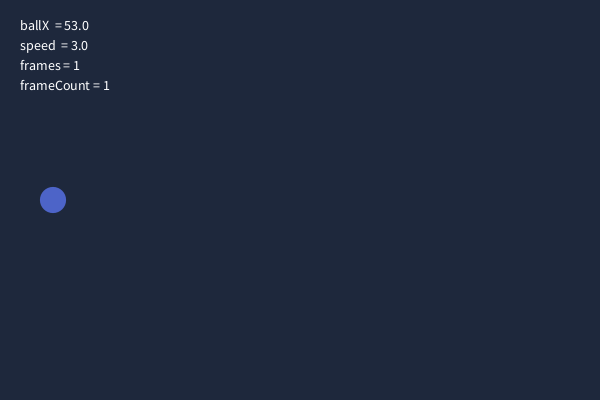
Frame 1 (no input)
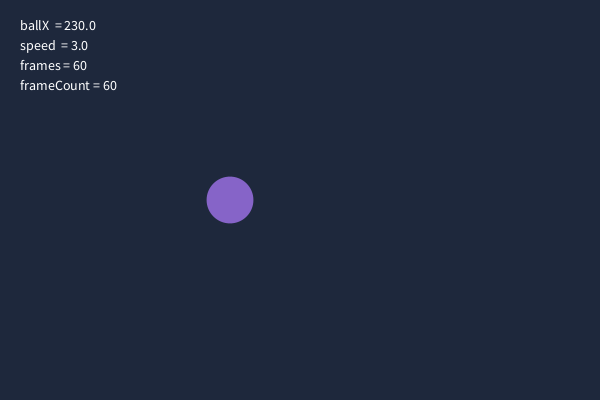
Frame 60 (the mouse pressed at the canvas centre just before this capture)
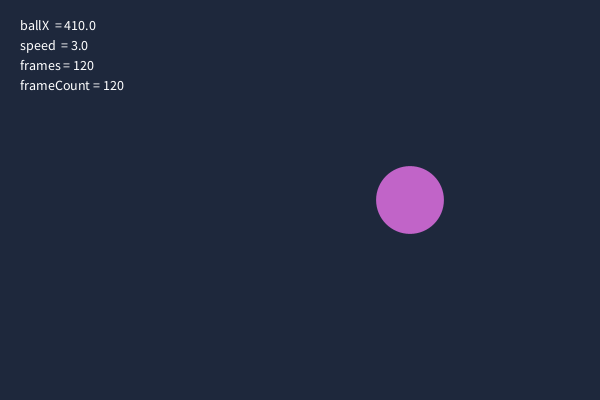
Frame 120 (the mouse held since frame 60 and released just before this capture)

The Processing sketch that drew these frames (run headless with seeded random() and noise(); from frame 60 on, the mouse is pressed at the canvas centre):

// Processing sketch: VariablesInMotion
// ── VariablesInMotion.pde
// Unit 1, Lesson 2 - Demo B: Variables in Motion
// A variable is only interesting once it CHANGES. That requires draw().

// ===== GLOBAL VARIABLES =====
// Declared OUTSIDE every method, so they survive from one frame to the next.
// This is the whole trick. Move any of these inside draw() and the animation dies.
float ballX = 50;
float ballY = 200;
float speed = 3;
int   frames = 0;

void setup() {
  size(600, 400);
  noStroke();
}

void draw() {
  background(30, 40, 60);      // repaint every frame, or the ball leaves a smear
                               // (comment this line out once to SEE the smear)

  // --- COMPOUND ASSIGNMENT ---
  ballX += speed;              // same as: ballX = ballX + speed
  frames++;                    // same as: frames = frames + 1

  // Wrap around when the ball leaves the right edge.
  if (ballX > width + 25) {
    ballX = -25;
  }

  // --- USING ONE VARIABLE TO DRIVE ANOTHER ---
  // map() rescales a value from one range into another. Here: the further right
  // the ball is, the redder and bigger it gets.
  float redness = map(ballX, 0, width, 60, 255);
  float size    = map(ballX, 0, width, 20, 90);

  fill(redness, 100, 200);
  ellipse(ballX, ballY, size, size);

  // --- READING THE VARIABLES ON SCREEN ---
  fill(255);
  textSize(14);
  text("ballX  = " + nf(ballX, 0, 1), 20, 30);   // nf() trims the decimals
  text("speed  = " + speed, 20, 50);
  text("frames = " + frames, 20, 70);

  // frameCount is a built-in variable Processing updates for you.
  text("frameCount = " + frameCount, 20, 90);
}

// --- INTERACTION: change a variable and watch everything downstream change ---
void keyPressed() {
  if (key == 'w') {
    speed += 1;
  }
  if (key == 's') {
    speed -= 1;
  }
  println("speed is now " + speed);
}
